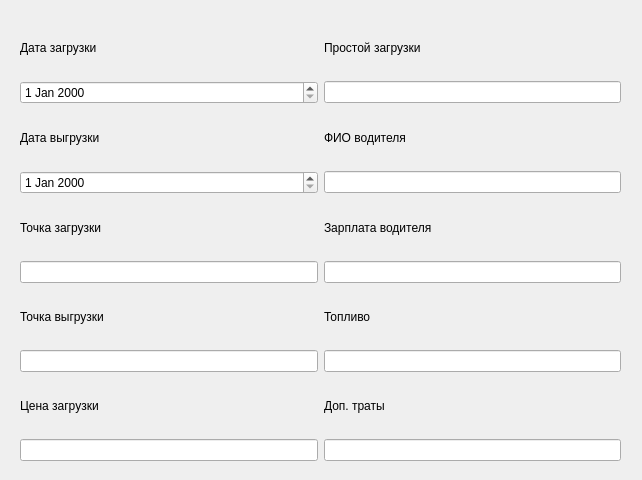
<?xml version="1.0" encoding="UTF-8"?>
<ui version="4.0">
 <class>Form</class>
 <widget class="QWidget" name="Form">
  <property name="geometry">
   <rect>
    <x>0</x>
    <y>0</y>
    <width>642</width>
    <height>480</height>
   </rect>
  </property>
  <property name="windowTitle">
   <string>Form</string>
  </property>
  <widget class="QWidget" name="gridLayoutWidget">
   <property name="geometry">
    <rect>
     <x>20</x>
     <y>20</y>
     <width>601</width>
     <height>441</height>
    </rect>
   </property>
   <layout class="QGridLayout" name="gridLayout">
    <item row="6" column="0">
     <widget class="QLabel" name="label_4">
      <property name="text">
       <string>Точка выгрузки</string>
      </property>
     </widget>
    </item>
    <item row="2" column="0">
     <widget class="QLabel" name="label_2">
      <property name="text">
       <string>Дата выгрузки </string>
      </property>
     </widget>
    </item>
    <item row="4" column="0">
     <widget class="QLabel" name="label_3">
      <property name="text">
       <string>Точка загрузки</string>
      </property>
     </widget>
    </item>
    <item row="3" column="0">
     <widget class="QDateEdit" name="dateEdit_2"/>
    </item>
    <item row="7" column="0">
     <widget class="QLineEdit" name="lineEdit_4"/>
    </item>
    <item row="5" column="0">
     <widget class="QLineEdit" name="lineEdit_3"/>
    </item>
    <item row="7" column="1">
     <widget class="QLineEdit" name="lineEdit_12"/>
    </item>
    <item row="1" column="0">
     <widget class="QDateEdit" name="dateEdit"/>
    </item>
    <item row="6" column="1">
     <widget class="QLabel" name="label_10">
      <property name="text">
       <string>Топливо</string>
      </property>
     </widget>
    </item>
    <item row="9" column="0">
     <widget class="QLineEdit" name="lineEdit_5"/>
    </item>
    <item row="8" column="0">
     <widget class="QLabel" name="label_5">
      <property name="text">
       <string>Цена загрузки</string>
      </property>
     </widget>
    </item>
    <item row="0" column="0">
     <widget class="QLabel" name="label">
      <property name="text">
       <string>Дата загрузки</string>
      </property>
     </widget>
    </item>
    <item row="3" column="1">
     <widget class="QLineEdit" name="lineEdit_7"/>
    </item>
    <item row="5" column="1">
     <widget class="QLineEdit" name="lineEdit_8"/>
    </item>
    <item row="4" column="1">
     <widget class="QLabel" name="label_8">
      <property name="text">
       <string>Зарплата водителя</string>
      </property>
     </widget>
    </item>
    <item row="8" column="1">
     <widget class="QLabel" name="label_11">
      <property name="text">
       <string>Доп. траты</string>
      </property>
     </widget>
    </item>
    <item row="0" column="1">
     <widget class="QLabel" name="label_6">
      <property name="text">
       <string>Простой загрузки</string>
      </property>
     </widget>
    </item>
    <item row="9" column="1">
     <widget class="QLineEdit" name="lineEdit_10"/>
    </item>
    <item row="1" column="1">
     <widget class="QLineEdit" name="lineEdit_6"/>
    </item>
    <item row="2" column="1">
     <widget class="QLabel" name="label_7">
      <property name="text">
       <string>ФИО водителя</string>
      </property>
     </widget>
    </item>
   </layout>
  </widget>
 </widget>
 <resources/>
 <connections/>
</ui>
